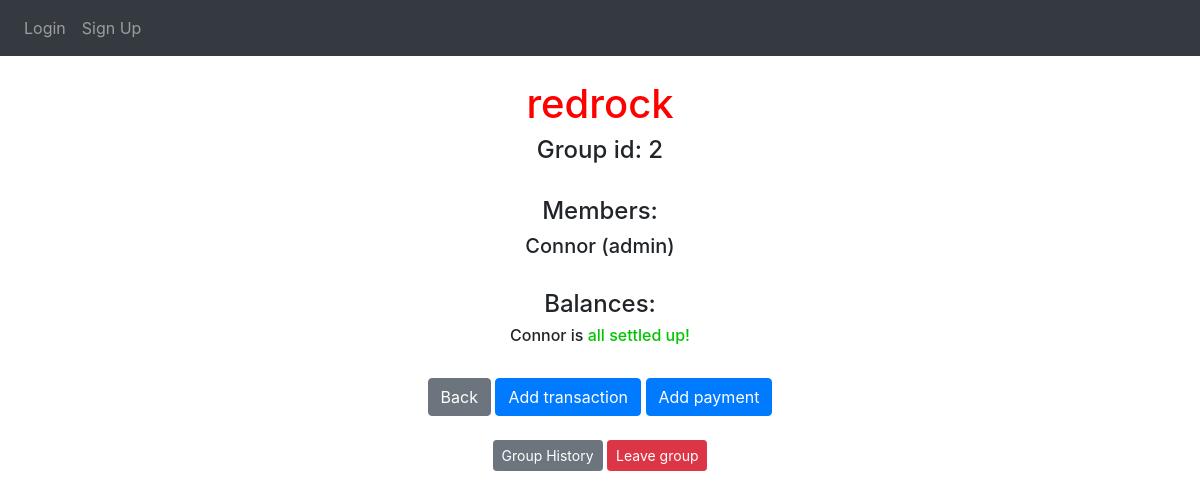
/mygroup?groupID=2, run on an earlier commit of the app's database.
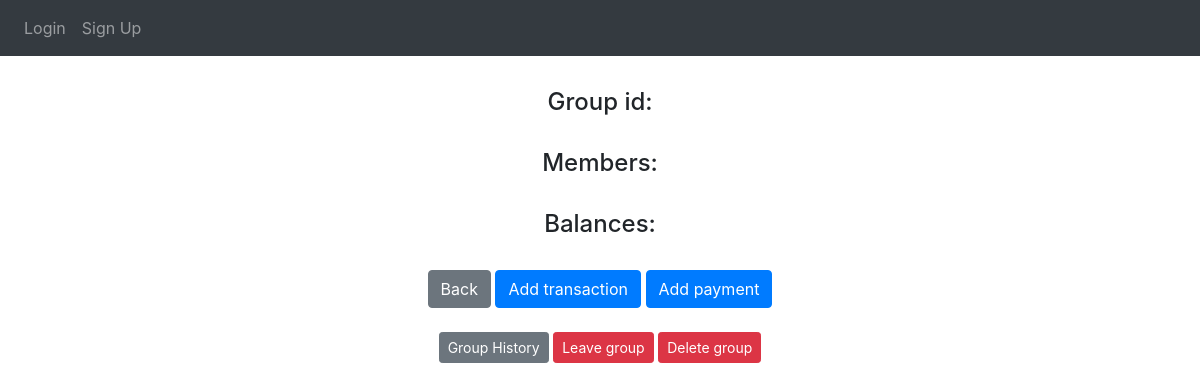
And on a later commit of the database.
### website/models.py (models this page shows, shortened)
class Group(db.Model):
    id = db.Column(db.Integer, primary_key=True)
    admin_id = db.Column(db.Integer)
    group_name = db.Column(db.String(30), nullable=False)
    date_created = db.Column(db.DateTime(timezone=True), default=func.now())
    transactions = db.relationship('Transaction')
    payments = db.relationship('Payment')
    def calculate_debts(self, member):
        total_paid = 0
        total_borrowed = 0
        for transaction in self.transactions:
            if transaction.payer_id == member.id:
                total_paid += transaction.amount
            if member in transaction.members_included:
                total_borrowed += (transaction.amount / len(transaction.members_included))
        overall = total_paid - total_borrowed
        for payment in self.payments:
            if payment.payer_id == member.id:
                overall += payment.amount
            if payment.recipient_id == member.id:
                overall -= payment.amount
        overall = round(overall, 2)
        return_list = [overall]
        if overall == 0:
            return_list.append(0)
        elif overall < 0:
            return_list.append(-1)
        elif overall > 0:
            return_list.append(1)
        return_list[0] = "{:,.2f}".format(abs(overall))
        return return_list

class User(db.Model, UserMixin):
    id = db.Column(db.Integer, primary_key=True)
    username = db.Column(db.String(200), nullable=False)
    email = db.Column(db.String(150), unique=True)
    password = db.Column(db.String(150))
    date_created = db.Column(db.DateTime(timezone=True), default=func.now())
    groups = db.relationship('Group', secondary=group_member, backref="members")
    transactions = db.relationship('Transaction', secondary=user_transaction, backref="members_included")

### website/views.py (the view)
@views.route('mygroup', methods=["GET"])
def show_group():
    if request.method == "GET":
        group_id = request.args['groupID']
        group = Group.query.filter_by(id=group_id).first()
        return render_template("group.html", user=current_user, group=group)

### website/templates/group.html (shortened to what this page needs)
{% extends "base.html" %} {% block title %}Home{% endblock %} {% block content %}
<div class="container" align="center">
  <br><h1 align="center"><span style="color: red;">{{ group.group_name }}</span></h1>
  <h4>Group id: {{ group.id }}</h4><br>
  <h4>Members:</h4>
  {% for member in group.members %}
    {% if member.id == group.admin_id %}
      <h5>{{ member.username }} (admin)</h5>
    {% else %}
      <h5>{{ member.username }}</h5>
    {% endif %}
  {% endfor %}<br>
  <h4>Balances:</h4>
  {% for member in group.members %}
    {% if group.calculate_debts(member)[1] == 0 %}
      <h6>{{member.username}} is <span style="color: rgb(0, 197, 0);">all settled up!</span></h6>
    {% endif %}
  {% endfor %}<br>
  <a class="btn btn-secondary" href="/" role="button">Back</a>
  <a class="btn btn-primary" href="/add-transaction?groupID={{ group.id }}" role="button">Add transaction</a>
  <a class="btn btn-primary" href="/add-payment?groupID={{ group.id }}" role="button">Add payment</a><br><br>
  <a class="btn btn-secondary btn-sm" href="/see-transactions?groupID={{ group.id }}" role="button">Group History</a>
  <a class="btn btn-danger btn-sm" href="/leave-group?memberID={{ user.id }}&groupID={{ group.id }}" role="button">Leave group</a>
  {% if group.admin_id == user.id %}
  <a class="btn btn-danger btn-sm" href="/delete-group?memberID={{ user.id }}&groupID={{ group.id }}" role="button">Delete group</a>
  {% endif %}
</div>
{% endblock %}

What changed in the data, as far as the page shows it:
removed Group: group_name "redrock", id "2"
no longer on this page (row edited): User: username "Connor"
Also different on the page:
text now shown: "Delete group"
